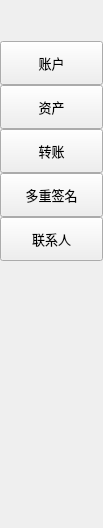
<?xml version="1.0" encoding="UTF-8"?>
<ui version="4.0">
 <class>FunctionBar</class>
 <widget class="QWidget" name="FunctionBar">
  <property name="geometry">
   <rect>
    <x>0</x>
    <y>0</y>
    <width>103</width>
    <height>528</height>
   </rect>
  </property>
  <property name="sizePolicy">
   <sizepolicy hsizetype="Preferred" vsizetype="Ignored">
    <horstretch>0</horstretch>
    <verstretch>0</verstretch>
   </sizepolicy>
  </property>
  <property name="font">
   <font>
    <family>微软雅黑</family>
   </font>
  </property>
  <property name="windowTitle">
   <string>Form</string>
  </property>
  <property name="styleSheet">
   <string notr="true"/>
  </property>
  <widget class="QToolButton" name="accountBtn">
   <property name="geometry">
    <rect>
     <x>0</x>
     <y>41</y>
     <width>103</width>
     <height>44</height>
    </rect>
   </property>
   <property name="font">
    <font>
     <family>微软雅黑</family>
     <pointsize>10</pointsize>
    </font>
   </property>
   <property name="cursor">
    <cursorShape>PointingHandCursor</cursorShape>
   </property>
   <property name="focusPolicy">
    <enum>Qt::NoFocus</enum>
   </property>
   <property name="styleSheet">
    <string notr="true"/>
   </property>
   <property name="text">
    <string>账户</string>
   </property>
  </widget>
  <widget class="QToolButton" name="transferBtn">
   <property name="geometry">
    <rect>
     <x>0</x>
     <y>129</y>
     <width>103</width>
     <height>44</height>
    </rect>
   </property>
   <property name="font">
    <font>
     <family>微软雅黑</family>
     <pointsize>10</pointsize>
    </font>
   </property>
   <property name="cursor">
    <cursorShape>PointingHandCursor</cursorShape>
   </property>
   <property name="focusPolicy">
    <enum>Qt::NoFocus</enum>
   </property>
   <property name="text">
    <string>转账</string>
   </property>
  </widget>
  <widget class="QToolButton" name="contactBtn">
   <property name="geometry">
    <rect>
     <x>0</x>
     <y>217</y>
     <width>103</width>
     <height>44</height>
    </rect>
   </property>
   <property name="font">
    <font>
     <family>微软雅黑</family>
     <pointsize>10</pointsize>
    </font>
   </property>
   <property name="cursor">
    <cursorShape>PointingHandCursor</cursorShape>
   </property>
   <property name="focusPolicy">
    <enum>Qt::NoFocus</enum>
   </property>
   <property name="text">
    <string>联系人</string>
   </property>
  </widget>
  <widget class="QToolButton" name="assetBtn">
   <property name="geometry">
    <rect>
     <x>0</x>
     <y>85</y>
     <width>103</width>
     <height>44</height>
    </rect>
   </property>
   <property name="font">
    <font>
     <family>微软雅黑</family>
     <pointsize>10</pointsize>
    </font>
   </property>
   <property name="cursor">
    <cursorShape>PointingHandCursor</cursorShape>
   </property>
   <property name="focusPolicy">
    <enum>Qt::NoFocus</enum>
   </property>
   <property name="styleSheet">
    <string notr="true"/>
   </property>
   <property name="text">
    <string>资产</string>
   </property>
  </widget>
  <widget class="QToolButton" name="multiSigBtn">
   <property name="geometry">
    <rect>
     <x>0</x>
     <y>173</y>
     <width>103</width>
     <height>44</height>
    </rect>
   </property>
   <property name="font">
    <font>
     <family>微软雅黑</family>
     <pointsize>10</pointsize>
    </font>
   </property>
   <property name="cursor">
    <cursorShape>PointingHandCursor</cursorShape>
   </property>
   <property name="focusPolicy">
    <enum>Qt::NoFocus</enum>
   </property>
   <property name="text">
    <string>多重签名</string>
   </property>
  </widget>
 </widget>
 <resources/>
 <connections/>
</ui>
